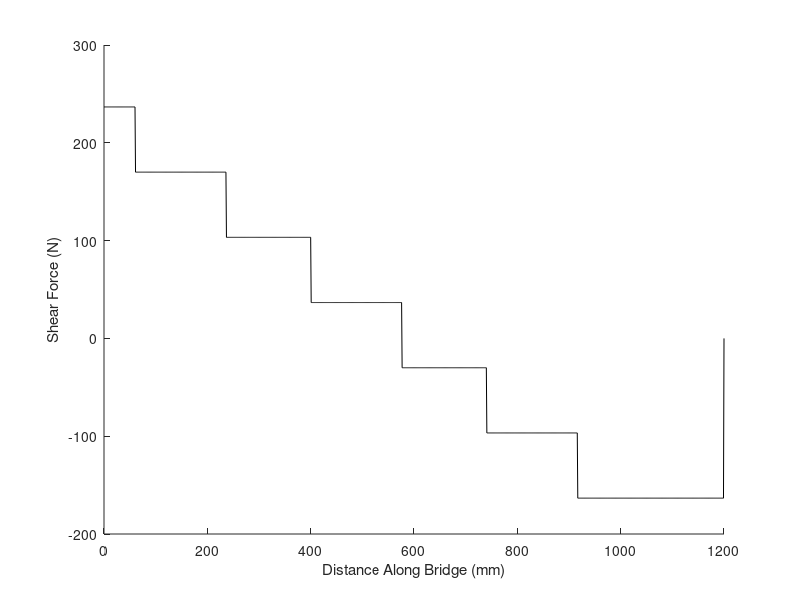
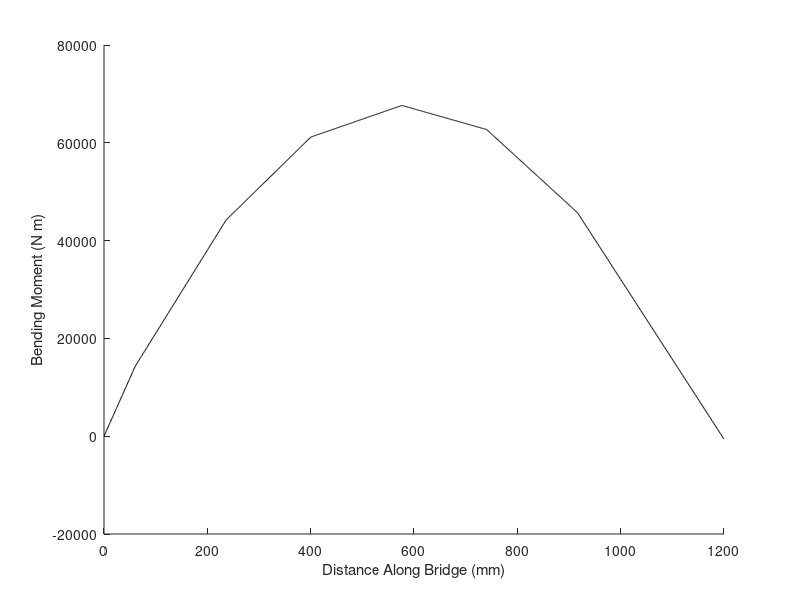

Write the MATLAB code that produced these figures, in order.
% CIV102 Bridge Design Project

clear; close all;

% Step 0: Initialize Parameters
L = 1200;   % Length of the bridge
n = 1200;   % Discretize into 1 mm segments
P = 400;    % Total weight of the train [N]
x = linspace(0, L, n+1);    % x-axis



% Step 1: SFD, BMD Under Train Loading
x_train = [52, 228, 392, 568, 732, 908]; % train load locations
P_train = [1 1 1 1 1 1] * (P/6)

n_train = 1;    % number of train start locations
SFDi = zeros(n_train, n+1);     % 1 SFD for each train start location
BMDi = zeros(n_train, n+1);     % 1 BMD for each train start location

for i = 1:n_train
    x_start_location = 10 * i;  % start location of the train, acts like an adjustment factor
    x_train_adjusted = x_train + x_start_location;  % adjusted train load locations

    % sum of moments at A equation, rearranged for R_y
    R_y = (sum(P_train .* x_train_adjusted)) / L;

    % sum of F_y equation, rearranged for L_y
    L_y = sum(P_train) - R_y;


    v = L_y; % initial shear force at left support
    SFDi(i, 1:x_train_adjusted(1)) = v; % filling in a shear force value for a given range of x-values
    v = v - P_train(1); % updating the shear force
    SFDi(i, x_train_adjusted(1):x_train_adjusted(2)) = v; % filling in the updated value for a given range of x-values
    v = v - P_train(2);
    SFDi(i, x_train_adjusted(2):x_train_adjusted(3)) = v;
    v = v - P_train(3);
    SFDi(i, x_train_adjusted(3):x_train_adjusted(4)) = v;
    v = v - P_train(4);
    SFDi(i, x_train_adjusted(4):x_train_adjusted(5)) = v;
    v = v - P_train(5);
    SFDi(i, x_train_adjusted(5):x_train_adjusted(6)) = v;
    v = v - P_train(6);
    SFDi(i, x_train_adjusted(6):n) = v;
    v = v + R_y;    % final shear force update at the right support
    SFDi(i, n+1) = v;
    BMDi(i,:) = cumtrapz(SFDi(i, :));   % integrating SFDi
end

SFD = max(abs(SFDi));   % the absolute maximum values of shear force at all locations
BMD = max(BMDi);        % the maximum value of all bending moments at all locations
disp(BMDi(n+1))











figure(1)
hold on
plot(x, SFDi(1,:), "k")
%plot(x, SFDi, 'k')
%plot(x, SFD, "r")
xlabel('Distance Along Bridge (mm)')
ylabel('Shear Force (N)')
hold off

figure(2)
hold on
plot(x, BMDi(1,:), "k")
%plot(x, BMDi, "k")
%plot(x, BMD, "r")
xlabel('Distance Along Bridge (mm)')
ylabel('Bending Moment (N m)')
hold off

